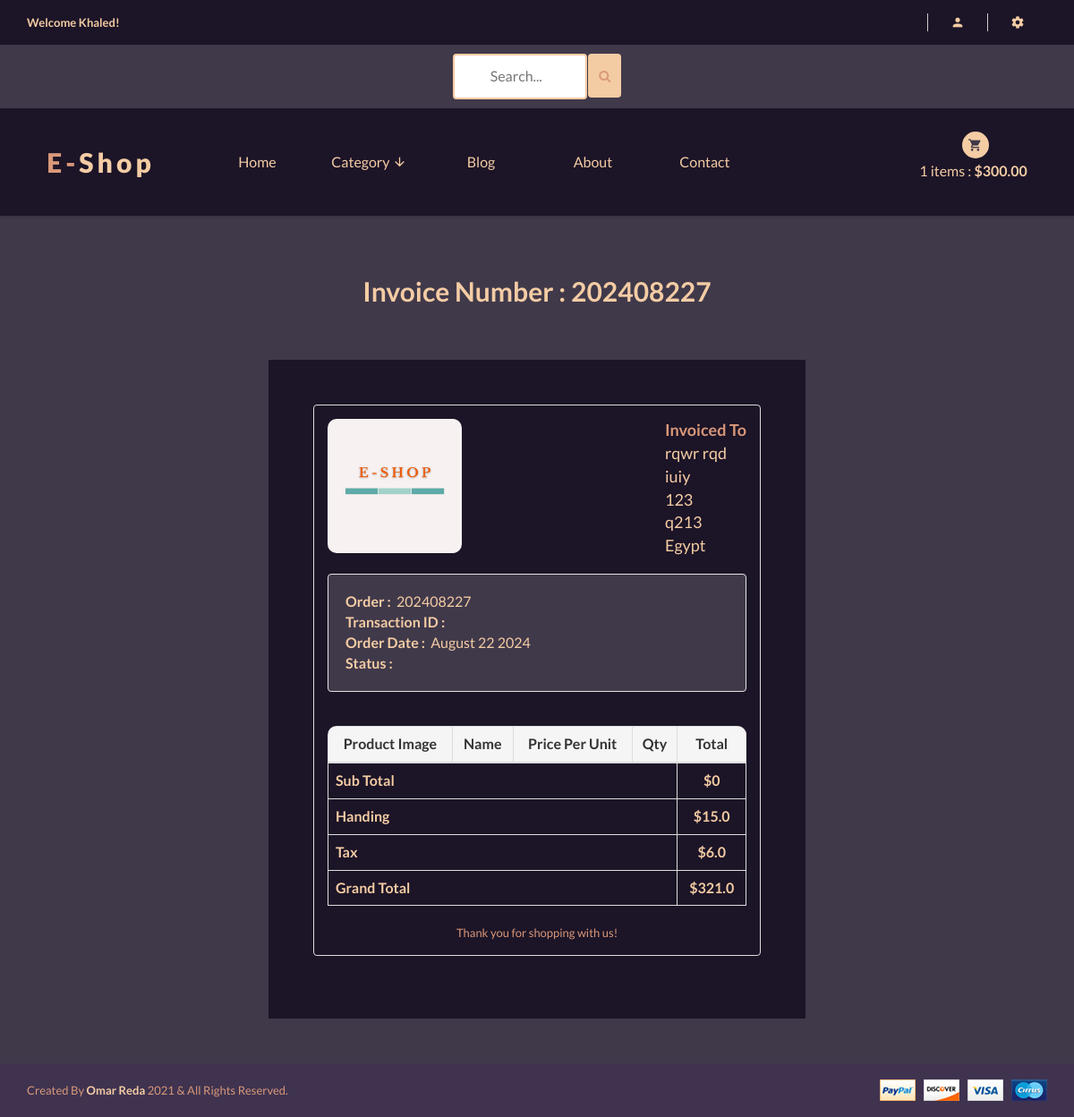
The page /account/order_detail/202408227/ (signed in) on the database its author committed.
### accounts/models.py (models this page shows, shortened)
class Account(AbstractBaseUser):
    first_name = models.CharField(max_length=50)
    last_name = models.CharField(max_length=50)
    username = models.CharField(max_length=50, unique=True)
    email = models.EmailField(max_length=100, unique=True)
    Phone_number = models.CharField(max_length=50)
    is_admin = models.BooleanField(default=False)
    is_staff = models.BooleanField(default=False)
    is_active = models.BooleanField(default=False)
    is_superadmin = models.BooleanField(default=False)
    date_joined_for_format = models.DateTimeField(auto_now_add=True)
    last_login_for_format  = models.DateTimeField(auto_now_add=True)
    USERNAME_FIELD = 'email'
    REQUIRED_FIELDS = ['username', 'first_name', 'last_name']
    objects = AccountManger()

### orders/models.py (models this page shows, shortened)
class Order(models.Model):
    STATUS = (
        ('New', 'New'),
        ('Accepted', 'Accepted'),
        ('Completed', 'Completed'),
        ('Cancelled', 'Cancelled'),
    )
    user = models.ForeignKey(Account, on_delete=models.SET_NULL, null=True)
    payment = models.ForeignKey(Payment, on_delete=models.SET_NULL, blank=True, null=True)
    order_number = models.CharField(max_length=20)
    first_name = models.CharField(max_length=50)
    last_name = models.CharField(max_length=50)
    phone = models.CharField(max_length=15)
    email = models.EmailField(max_length=50)
    address = models.TextField(max_length=1000)
    country = models.CharField(max_length=50)
    state = models.CharField(max_length=50)
    city = models.CharField(max_length=50)
    order_note = models.CharField(max_length=1000, blank=True)
    order_total = models.FloatField()
    tax = models.FloatField()
    status = models.CharField(max_length=10, choices=STATUS, default='New')
    ip = models.CharField(blank=True, max_length=20)
    is_ordered = models.BooleanField(default=False)
    created_at = models.DateTimeField(auto_now_add=True)
    updated_at = models.DateTimeField(auto_now=True)
    def full_name(self):
        return f'{self.first_name} {self.last_name}'
    def order_created(self):
        return self.created_at.strftime('%B %d %Y')

### accounts/views.py (the view)
# urls.py: path('order_detail/<int:order_id>/', views.order_detail, name='order_detail'),
@login_required(login_url = 'accounts:login')
def order_detail(request,order_id):
    order_detail = OrderProduct.objects.filter(order__order_number=order_id)
    order = Order.objects.get(order_number=order_id)
    subtotal = 0
    for x in order_detail:
        subtotal += x.product_price * x.quantity
    context = {
        'order_detail': order_detail,
        'order': order,
        'subtotal': subtotal,
    }
    return render(request, 'shop/accounts/dashboard/order_detail.html', context)

### templates/shop/accounts/dashboard/order_detail.html (shortened to what this page needs)
{% extends '../../../base.html' %}
{% load static %}
{% block content %}
<div class="container" style="margin-top: 50px;">
  <h2 class="text-center">Invoice Number : {{order.order_number}} </h2>
</div>
<div class="container"
  style="margin: 0 auto;width: 50%;padding: 50px;background: #1c1427;margin-top: 50px;margin-bottom: 50px;">
  <div  class="row invoice row-printable">
    <div  class="col-md-12">
      <div style="background:#1c1427" class="panel panel-default plain" id="dash_0">
        <div class="panel-body p30">
          <div class="row">
            <div class="col-lg-6">
              <div class="invoice-logo"><img style="border-radius:10px;" width="150" height="150" src={% static './img/logo.jpg' %} alt="Invoice logo"
                  style="max-height:130px;"></div>
            </div>
            <div style="font-size:18px" class="col-lg-6 ">
              <div class="invoice-from  ">
                <ul class="list-unstyled floatright">
                  <li style="color:#d99879"><strong>Invoiced To</strong></li><br>
                  <li>{{order.full_name}}</li><br>
                  <li>{{order.address}}</li><br>
                  <li>{{order.state}}</li><br>
                  <li>{{order.city}}</li><br>
                  <li>{{order.country}}</li>
                </ul>
              </div>
            </div>
            <div class="col-lg-12">
            <br>
              <div style="font-size:16px">
                <div style="background:#40394a" class="well">
                  <ul  style="margin:auto">
                    <li><strong><span >Order :</span></strong>&nbsp; {{order.order_number}}</li><br>
                    <li><strong><span >Transaction ID :</span></strong>&nbsp; {{order.payment.payment_id}}</li><br>
                    <li><strong><span >Order Date :</span></strong>&nbsp; {{order.order_created}}</li><br>
                    <li><strong><span >Status :</span></strong>&nbsp; {{order.payment.status}}</li><br>
                  </ul>
                </div>
              </div>
              <br>
              <div>
                <div  style="border-radius:10px;" class="table-responsive" style="overflow: hidden; outline: none;" tabindex="0">
                  <table style="font-size:16px"  class="table table-bordered">
                    <thead >
                      <tr>
                        <th style="" class="per70 text-center">Product Image</th>
                        <th style="" class="per70 text-center">Name</th>
                        <th style="" class="per5 text-center">Price per unit</th>
                        <th style="" class="per5 text-center">Qty</th>
                        <th style="" class="per25 text-center">Total</th>
                      </tr>
                    </thead>
                    <tbody>
                      <tr>
                        <th colspan="4" class="text-left">Sub Total</th>
                        <th class="text-center">${{subtotal}}  </th>
                      </tr>
                      <tr>
                        <th colspan="4" class="text-left">Handing</th>
                        <th class="text-center">$15.0  </th>
                      </tr>
                      <tr>
                        <th colspan="4" class="text-left">Tax</th>
                        <th class="text-center">${{order.tax}}  </th>
                      </tr>
                    </tbody>
                    <tfoot>
                      <tr>
                        <th colspan="4" class="text-left">Grand Total</th>
                        <th class="text-center">${{order.order_total}}  </th>
                      </tr>
                    </tfoot>
                  </table>
                </div>
              </div>
              <div class="invoice-footer mt25">
                <p style="color:#d99879" class="text-center">Thank you for shopping with us!</p>
              </div>
            </div>
          </div>
        </div>
      </div>
    </div>
  </div>
</div>
{% endblock content %}

### templates/base.html (shortened to what this page needs)
{% load static %}
<!doctype html>
<html class="no-js" lang="">
<head>
    <link rel="stylesheet" href="{% static 'css/bootstrap.min.css' %}">
    <link rel="stylesheet" href="{% static 'css/animate.css' %}">
    <link rel="stylesheet" href="{% static 'css/materialdesignicons.min.css' %}">
    <link rel="stylesheet" href="{% static 'css/jquery.simpleLens.css' %}">
    <link rel="stylesheet" href="{% static 'css/jquery-ui.min.css' %}">
    <link rel="stylesheet" href="{% static 'css/meanmenu.min.css' %}">
    <link rel="stylesheet" href="{% static 'css/nivo-slider.css' %}">
    <link rel="stylesheet" href="{% static 'css/owl.carousel.css' %}">
    <link rel="stylesheet" href="{% static 'css/style.css' %}">
    <link rel="stylesheet" href="{% static 'css/responsive.css' %}">
    <link rel="stylesheet" href="https://cdnjs.cloudflare.com/ajax/libs/font-awesome/4.7.0/css/font-awesome.min.css">
</head>
<body style="background:#40394a">
    <header style="background:#1c1427" class="header-one header-two">
        <div style="background:#1c1427" class="header-top-two">
            <div class="container text-center">
                <div class="row">
                    <div class="col-sm-12">
                        <div class="middel-top">
                            {% if user.id is None %}
                            <div class="left floatleft">
                                <p style="color:#f4cca4"><b>Welcome Guest!</b></p>
                            </div>
                            {% else %}
                            <div class="left floatleft">
                                <p style="color:#f4cca4"><b>Welcome {{user.first_name | capfirst}}!</b></p>
                            </div>
                            {% endif %}
                        </div>
                        <div class="middel-top clearfix">
                            <ul class="clearfix right floatright">
                                <li>
                                    <a style="color:#f4cca4" href="#"><i class="mdi mdi-account"></i></a>
                                </li>
                                <li>
                                    <a style="color:#f4cca4" href="#"><i class="mdi mdi-settings"></i></a>
                                </li>
                            </ul>
                            </div>
                        </div>
                    </div>
                </div>
            </div>
        <div style="background:#40394a">
            <div class="container text-center">
                <div class="row">
                    <div class="col-sm-12">
                        <form id="searchh" action={% url 'shop:search' %} method="GET">
                        <input  type="text" name="keyword" placeholder="Search...">
                        <button style="height:49px; margin-bottom:6px; background:#f4cca4;margin-left:-1px;border:None "  class="btn btn-warning" type="submit">
                           <i style="color:#d99879" class="fa fa-search"></i>
                        </button>
                        </form>
                    </div>
                </div>
            </div>
        </div>
        <div class="container text-center">
            <div class="row">
                <div class="col-sm-2">
                    <div class="logo">
                        <a style="color:#f4cca4;font-weight: 800;" href="\"><span
                                style="color:#d99879">E-</span>shop</a>
                    </div>
                </div>
                <div class="col-sm-8">
                    <div class="header-middel">
                        <div class="mainmenu">
                            <nav >
                                <ul>
                                    <li ><a href="\">Home</a></li>
                                    <li><a href="#">Category <i class="mdi mdi-arrow-down"></i></a>
                                    </li>
                                    <li><a href="blog.html">Blog</a></li>
                                    <li><a href="about.html">About</a></li>
                                    <li><a href="contact.html">Contact</a></li>
                                </ul>
                            </nav>
                        </div>
                    </div>
                </div>
                <div class="col-sm-2">
                    <div class="cart-itmes">
                        <a class="cart-itme-a" href="{% url 'cart:cart' %}">
                            <i class="mdi mdi-cart"></i>
                            {{quantityyy}} items : <strong>${{totalll}}</strong>
                        </a>
                    </div>
                </div>
            </div>
        </div>
    </header>
    <br>
    {% block content %}
    {% endblock content %}
    <footer>
        <div  style="background:#3f3350" class="footer-bottom">
            <div class="container">
                <div class="row">
                    <div class="col-xs-12 col-sm-6">
                        <p style="color:#d99879">Created By <span style="color:#f4cca4"><b>Omar Reda</b></span> 2021 &
                            All Rights Reserved.</p>
                    </div>
                    <div class="col-xs-12 col-sm-6 text-right">
                        <a href="#"><img src="{% static 'img/footer/payment.png' %}" alt="" /></a>
                    </div>
                </div>
            </div>
        </div>
    </footer>
</body>
</html>

### rows shown on the page
Account: first_name "Khaled"
Order: order_number "202408227", full_name "rqwr rqd", address "iuiy", state "123", city "q213", country "Egypt", order_created "August 22 2024", tax "6.0", order_total "321.0"

### other values the page prints
{{ quantityyy }} "1"
{{ totalll }} "300.00"
{{ subtotal }} "0"
